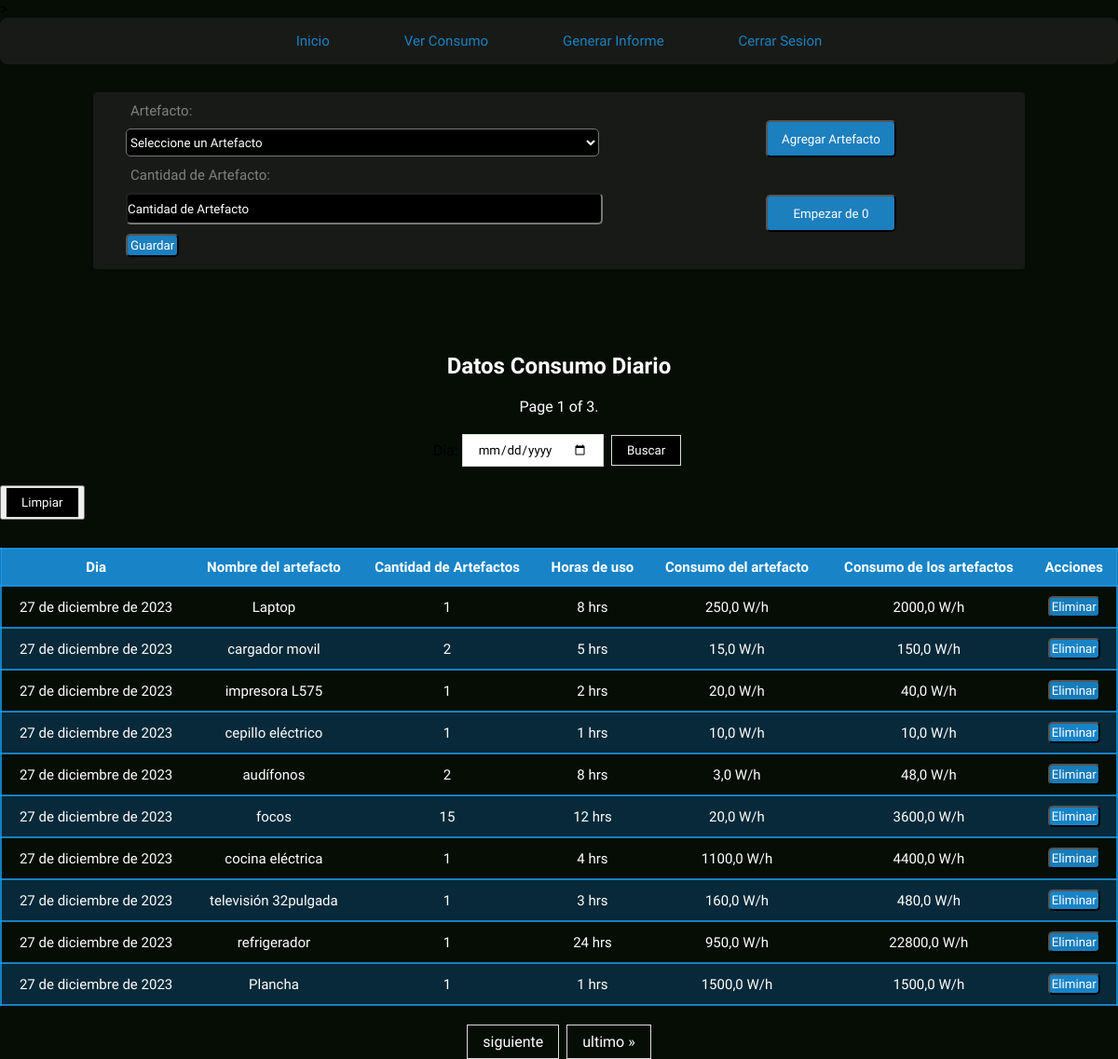
The app's page /paginaUsuario/inventario/ (signed in) with its own data.
### energy/models.py (models this page shows, shortened)
class Inventario(models.Model):
    user = models.ForeignKey(User, on_delete=models.CASCADE)
    artefacto = models.ForeignKey(Artefacto, on_delete=models.SET_NULL, null=True, related_name="artefacto_list")
    dia = models.DateField(default=datetime.now)
    cantidad_artefacto = models.PositiveIntegerField()
    consumo_artefacto = models.FloatField(default=0)

class Artefacto(models.Model):
    user = models.ForeignKey(User, on_delete=models.CASCADE)
    nombre_artefacto = models.CharField(max_length=20)
    consumo_wh = models.FloatField(default=0)
    horas_de_uso = models.PositiveIntegerField(default=0)
    def __str__(self):
        return f"{self.nombre_artefacto}"

### energy/views.py (the view, shortened to what this page needs)
# urls.py: path('paginaUsuario/inventario/', inventario, name="inventario"),
def inventario(request):
    if request.user.is_anonymous:
        return redirect('home')
    if request.user.is_authenticated:
        inventario_artefacto = Inventario.objects.filter(user=request.user)
        consumo_diario_del_mes = Informe.objects.filter(user=request.user)
        if request.method == 'GET':
            form = InventarioForm(user=request.user)
            inventario_artefacto = inventario_artefacto.order_by('dia')
            paginacion_inventario = Paginator(inventario_artefacto, 10)
            numero_pagina = request.GET.get('page')
            inventario_artefacto = paginacion_inventario.get_page(numero_pagina)
            return render(request, 'energy/home/inventario.html', {
                'form': form,
                'inventario_artefacto': inventario_artefacto,
                'consumo_diario': consumo_diario_del_mes,
                'eliminar_inventario': eliminar_inventario,
                'filtrar_inventario': FiltrarInventarioForm
            })
        return render(request, 'energy/home/inventario.html', {
            'eliminar': eliminar_artefacto_inventario,
            'ver_todo': Inventario.objects.filter(user=request.user),
        })

### energy/forms.py
class InventarioForm(forms.ModelForm):
    artefacto = forms.ModelChoiceField(
        widget=forms.Select(attrs={'placeholder': 'Artefacto'}),
        queryset=Artefacto.objects.all(),  # Inicialmente todos los artefacto, se actualizará en el __init__
        empty_label='Seleccione un Artefacto',
        required=True,
    )
    class Meta:
        model = Inventario
        fields = ('artefacto', 'cantidad_artefacto')
        widgets = {
            'cantidad_artefacto': forms.NumberInput(attrs={'placeholder': 'Cantidad de Artefacto'}),
        }
        labels = {
            'artefacto': 'Artefacto',
            'cantidad_artefacto': 'Cantidad de Artefacto',
        }
    def __init__(self, user, *args, **kwargs):
        super(InventarioForm, self).__init__(*args, **kwargs)
        self.fields['artefacto'].queryset = Artefacto.objects.filter(user=user)

### energy/templates/energy/home/inventario.html (shortened to what this page needs)
{% load static %}
<!DOCTYPE html>
<html lang="en">
<head>
    <link rel="stylesheet" href="{% static 'energy/css/inventario.css' %}">
</head>
<body>
    <nav class="menu">
        <a href="{% url 'paginaUsuario' %}">Inicio</a>
        <a href="{% url 'proyecciones' %}">Ver Consumo</a>
        <a href="{% url 'informe' %}">Generar Informe</a>
        <a href="{% url 'cerrarSesion' %}">Cerrar Sesion</a>
    </nav>
    <div class="contenedor">
        <div class="formulario">
            <div class="form_content">
                <form method="post" action="{% url 'inventario' %}">
                    {{ form.as_p }}
                    <button type="submit">Guardar</button>
                  </form>
            </div>
            <div class="form_buttons">
                <button type="submit" ><a href="{% url 'artefacto' %}">Agregar Artefacto</a></button>
                <button type="submit"><a href="{% url 'eliminarInventario' %}"> Empezar de 0</a></button>
            </div>
        </div>
    </div>
<section class="section">
    <h1>Datos Consumo Diario</h1>
 <span class="current">
            Page {{ inventario_artefacto.number }} of {{ inventario_artefacto.paginator.num_pages }}.
 </span>
<form method="post" class="filtrar_artefacto">
    {{ filtrar_inventario }}
    <button type="submit"> Buscar</button>
</form>
<button type="submit" class="ver_todo"><a href="{% url 'inventario' %}">Limpiar</a></button>
<table>
  <tr>
      <th>Dia</th>
      <th>Nombre del artefacto</th>
      <th>Cantidad de Artefactos</th>
      <th>Horas de uso</th>
      <th>Consumo del artefacto</th>
      <th>Consumo de los artefactos</th>
      <th>Acciones</th>
  </tr>
  {% for inventario in inventario_artefacto %}
    <tr>
        <td>{{ inventario.dia }}</td>
        <td>{{ inventario.artefacto.nombre_artefacto }}</td>
        <td>{{ inventario.cantidad_artefacto }}</td>
        <td>{{ inventario.artefacto.horas_de_uso }} hrs</td>
        <td>{{ inventario.artefacto.consumo_wh }} W/h</td>
        <td>{{ inventario.consumo_artefacto }} W/h</td>
        <td>
        <form method="post" action="{% url 'eliminarArtefactoInventario' inventario.id %}">
          <button type="submit">Eliminar</button>
        </form>
        </td>
    </tr>
  {% endfor %}
</table>
<div class="pagination">
    <span class="step-links">
        {% if inventario_artefacto.has_next %}
            <a href="?page={{ inventario_artefacto.next_page_number }}">siguiente</a>
            <a href="?page={{ inventario_artefacto.paginator.num_pages }}">ultimo &raquo;</a>
        {% endif %}
    </span>
</div>
</section>
</body>
</html>

### energy/static/energy/css/inventario.css (style rules this page uses)
* { margin: 0; padding: 0; font-family: 'livvic', sans-serif; }
body { background-color: #050d05; }
nav { position: relative; width: 100%; height: 50px; background: #222222ab; border-radius: 8px; display: flex; justify-content: center; align-items: center; z-index: 2; }
nav a { position: relative; display: inline-block; font-size: 15px; font-weight: 500; color: #1da0f2c2; text-decoration: none; padding: 13px 35px; margin: 5px; z-index: 2; transition: color .5s; }
nav a::after { content: ''; background: linear-gradient(10deg, #222222ab, #1da0f2c2); width: 100%; height: 100%; border-radius: 8px; position: absolute; top: 100%; left: 50%; transform: translate(-50%, -50%); z-index: -1; opacity: 0; transition: top .5s, opacity .5s; }
h1 { color: white; text-align: center; }
.contenedor { display: flex; justify-content: center; }
.formulario { display: flex; margin-top: 30px; margin-bottom: 20px; padding: 0 20px; width: 80%; border-radius: 4px; background-color: #222222ab; }
.form_content { padding: 10px; width: 60%; height: 170px; }
.form_content input { width: 90%; height: 30px; border-radius: 5px; margin-top: 10px; margin-left: 5px; background-color: black; color: white; }
.form_content input::placeholder { color: white; }
.form_content select { width: 90%; height: 30px; border-radius: 5px; margin: 10px 0; margin-left: 5px; background-color: black; color: white; cursor: pointer; }
.form_content label { color: grey;; font-size: 15px; margin-left: 10px; }
.form_content button { margin-top: 10px; margin-left: 5px; color: white; background-color: #1da0f2c2; padding: 3px; border-radius: 5px; cursor: pointer; }
.form_buttons { width: 40%; flex-direction: column; text-align: center; }
.form_buttons button { display: inline; width: 140px; height: 40px; margin: 10px 80px; margin-top: 30px; background-color: #1da0f2c2; border-radius: 5px; }
.form_buttons button a { text-decoration: none; color: #fff; width: 600px; }
.section { margin-top: 70px; }
table { font-family: 'Livvic', Courier, monospace; width: 100%; height: 50vh; font-size: 15px; text-align: left; color: white; border-collapse: collapse; margin-top: 30px; }
table button { background-color: #1da0f2c2; padding: 2px; border-radius: 5px; color: #fff; cursor: pointer; }
th { font-weight: bolder; text-align: left; background-color: #1da0f2c2; }
tr { border: 2px solid #1da0f2c2; text-align: center; padding: 8px; }
tbody tr:nth-child(odd) { background-color: #0a324ac2; }
th { text-align: center; align-content: center; padding: 10px; }
td { text-align: center; padding: 10px; }

### energy/templates/energy/home/inventario.html (style rules this page uses)
.pagination { display: flex; justify-content: center; align-items: center; margin-top: 20px; }
.pagination a { color: #ffffff; float: left; padding: 8px 16px; text-decoration: none; transition: background-color .3s; border: 1px solid #ddd; }
.step-links { display: flex; align-items: center; justify-content: center; }
.step-links a { padding: 8px 16px; text-decoration: none; border: 1px solid #ddd; margin: 0 4px; }
.current { color: #ffffff; display: flex; justify-content: center; align-items: center; margin-top: 20px; }
.filtrar_artefacto { display: flex; justify-content: center; align-items: center; margin-top: 20px; }
.filtrar_artefacto input { padding: 8px 16px; text-decoration: none; border: 1px solid #ddd; margin: 0 4px; }
.filtrar_artefacto button { padding: 8px 16px; text-decoration: none; border: 1px solid #ddd; margin: 0 4px; background-color: #000; color: #ffffff; cursor: pointer; }
.ver_todo { display: flex; justify-content: center; align-items: center; margin-top: 20px; }
.ver_todo a { padding: 8px 16px; text-decoration: none; border: 1px solid #ddd; margin: 0 4px; background-color: #000; color: #ffffff; cursor: pointer; }

### records on screen
Inventario: dia "27 de diciembre de 2023", artefacto.nombre_artefacto "Laptop", cantidad_artefacto "1", artefacto.horas_de_uso "8", artefacto.consumo_wh "250,0", consumo_artefacto "2000,0"
Inventario: dia "27 de diciembre de 2023", artefacto.nombre_artefacto "cargador movil", cantidad_artefacto "2", artefacto.horas_de_uso "5", artefacto.consumo_wh "15,0", consumo_artefacto "150,0"
Inventario: dia "27 de diciembre de 2023", artefacto.nombre_artefacto "impresora L575", cantidad_artefacto "1", artefacto.horas_de_uso "2", artefacto.consumo_wh "20,0", consumo_artefacto "40,0"
Inventario: dia "27 de diciembre de 2023", artefacto.nombre_artefacto "cepillo eléctrico", cantidad_artefacto "1", artefacto.horas_de_uso "1", artefacto.consumo_wh "10,0", consumo_artefacto "10,0"
Inventario: dia "27 de diciembre de 2023", artefacto.nombre_artefacto "audífonos", cantidad_artefacto "2", artefacto.horas_de_uso "8", artefacto.consumo_wh "3,0", consumo_artefacto "48,0"
Inventario: dia "27 de diciembre de 2023", artefacto.nombre_artefacto "focos", cantidad_artefacto "15", artefacto.horas_de_uso "12", artefacto.consumo_wh "20,0", consumo_artefacto "3600,0"
Inventario: dia "27 de diciembre de 2023", artefacto.nombre_artefacto "cocina eléctrica", cantidad_artefacto "1", artefacto.horas_de_uso "4", artefacto.consumo_wh "1100,0", consumo_artefacto "4400,0"
Inventario: dia "27 de diciembre de 2023", artefacto.nombre_artefacto "televisión 32pulgada", cantidad_artefacto "1", artefacto.horas_de_uso "3", artefacto.consumo_wh "160,0", consumo_artefacto "480,0"
Inventario: dia "27 de diciembre de 2023", artefacto.nombre_artefacto "refrigerador", cantidad_artefacto "1", artefacto.horas_de_uso "24", artefacto.consumo_wh "950,0", consumo_artefacto "22800,0"
Inventario: dia "27 de diciembre de 2023", artefacto.nombre_artefacto "Plancha", cantidad_artefacto "1", artefacto.horas_de_uso "1", artefacto.consumo_wh "1500,0", consumo_artefacto "1500,0"

### other values on screen
{{ inventario_artefacto.number }} "1"
{{ inventario_artefacto.paginator.num_pages }} "3"
